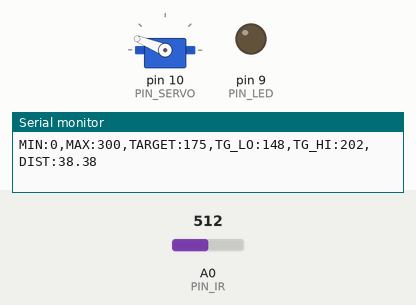
Recording of a sketch running on a simulated Arduino Uno, built with avr-gcc and run on an emulated ATmega328P. On the bench: servo, output pins drawn as LEDs (lit = HIGH), the last lines printed to the serial monitor. Inputs (shaded band) come from the test bench; at power-on: A0 (PIN_IR) = 512.

Above: at 1.2 s.
1.3 s: A0 (PIN_IR) set to 306
At 2.3 s:
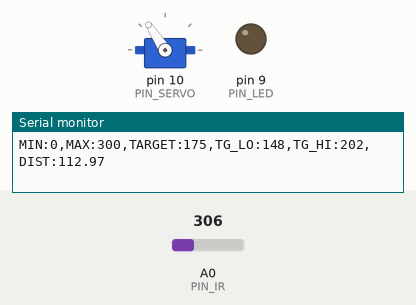
3.3 s: A0 (PIN_IR) set to 511
At 3.48 s:
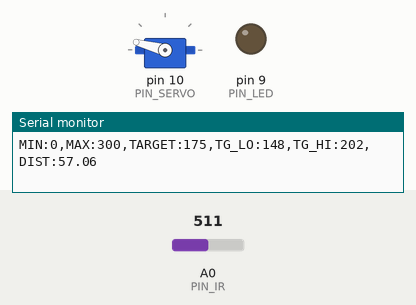
5.1 s: A0 (PIN_IR) set to 165
7.3 s: A0 (PIN_IR) set to 185
9.5 s: A0 (PIN_IR) set to 122
At 10.6 s:
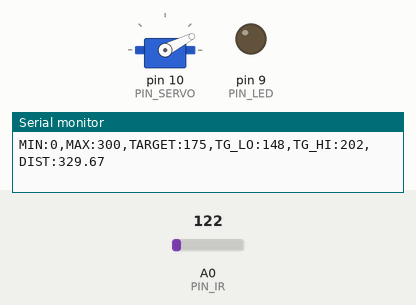
11.0 s: A0 (PIN_IR) set to 716
At 11.7 s:
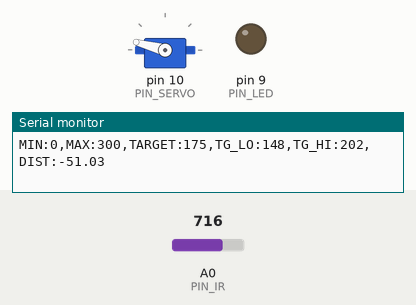
Timing chart, 0 to 13.5 s (numbered marks = the images above; inputs shaded):
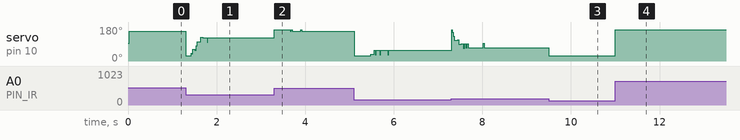

Measured:
- after the input at 3.3 s, servo on pin 10 (PIN_SERVO): 123° → 165° at once, → 158° 0.36 s later
- after the input at 9.5 s, servo on pin 10 (PIN_SERVO): 70° → 27° at once
- after the input at 11.0 s, servo on pin 10 (PIN_SERVO): 27° → 165° at once

The sketch:

26_PD_20233060.ino
```cpp
  #include <Servo.h>

// Arduino pin assignment
#define PIN_LED   9
#define PIN_SERVO 10
#define PIN_IR    A0

// Event interval parameters
#define _INTERVAL_DIST    20 // distance sensor interval (unit: ms)
#define _INTERVAL_SERVO   20 // servo interval (unit: ms)
#define _INTERVAL_SERIAL  80  // serial interval (unit: ms)

// EMA filter configuration for the IR distance sensor
#define _EMA_ALPHA 0.16    // EMA weight of new sample (range: 0 to 1)
                          // Setting EMA to 1 effectively disables EMA filter

// Servo adjustment - Set _DUTY_MAX, _NEU, _MIN with your own numbers
#define _DUTY_MAX 2250 // 2000
#define _DUTY_NEU 1520 // 1500
#define _DUTY_MIN 820 // 1000

#define _SERVO_ANGLE_DIFF  12.3  // Replace with |D - E| degree
#define _SERVO_SPEED       1000  // servo speed

// Target Distance
#define _DIST_TARGET    175 // Center of the rail (unit:mm)

// PID parameters
#define _KP 4.8  // proportional gain
#define _KD 240.0  // derivative gain
//#define _KI 0.0   // integral gain

// global variables

Servo myservo;      // Servo instance

float dist_ema;     // filtered distance

// Event periods
unsigned long last_sampling_time_dist, last_sampling_time_servo, last_sampling_time_serial; // unit: ms
bool event_dist, event_servo, event_serial; // event triggered?

// Servo speed control
int duty_chg_per_interval;     // maximum duty difference per interval

// Servo position
int duty_target, duty_current;

// PID variables
int error_current, error_prev;
float pterm, dterm, iterm;

void setup() {
  // initialize GPIO pins
  pinMode(PIN_LED,OUTPUT);

  myservo.attach(PIN_SERVO);
  duty_target = duty_current = _DUTY_NEU;
  myservo.writeMicroseconds(duty_current);

  // convert angle speed into duty change per interval
  duty_chg_per_interval =
    (float)(_DUTY_MAX - _DUTY_MIN) * ((float)_SERVO_SPEED / _SERVO_ANGLE_DIFF) * (_INTERVAL_SERVO / 1000.0);

  // initialize serial port
  Serial.begin(1000000);

  dist_ema = volt_to_distance(ir_sensor_filtered(20, 0.5, 0));
  error_current = error_prev = _DIST_TARGET - dist_ema;
}

void loop() {
  unsigned long time_current = millis();

  // wait until next event time
  if (time_current >= (last_sampling_time_dist + _INTERVAL_DIST)) {
    last_sampling_time_dist += _INTERVAL_DIST;
    event_dist = true;
  }
  if (time_current >= (last_sampling_time_servo + _INTERVAL_SERVO)) {
    last_sampling_time_servo += _INTERVAL_SERVO;
    event_servo = true;
  }
  if (time_current >= (last_sampling_time_serial + _INTERVAL_SERIAL)) {
    last_sampling_time_serial += _INTERVAL_SERIAL;
    event_serial = true;
  }

  if (event_dist) {
    float dist_filtered; // unit: mm
    int control;

    event_dist = false;

    // get a distance reading from the distance sensor
    dist_filtered = volt_to_distance(ir_sensor_filtered(20, 0.5, 0));
    dist_ema = _EMA_ALPHA * dist_filtered + (1.0 - _EMA_ALPHA) * dist_ema;

   // PID control logic
    error_current = _DIST_TARGET - dist_ema;

    pterm = _KP * error_current;
    dterm = _KD * (error_current - error_prev);

    //if((dist_ema>169)&&(dist_ema<195)) {
      //dterm = 230 * (error_current - error_prev);
      //pterm = 2.9 * error_current;
    //}
    //else {
     // dterm = _KD * (error_current - error_prev);
      //pterm = _KP * error_current;
  //  }


    control = pterm + dterm /* + iterm*/;
    error_prev = error_current;

    duty_target = _DUTY_NEU + control;

    // Limit duty_target within the range of [_DUTY_MIN, _DUTY_MAX]
    if (duty_target < _DUTY_MIN)
      duty_target = _DUTY_MIN; // lower limit
    if (duty_target > _DUTY_MAX)
      duty_target = _DUTY_MAX; // upper limit
  }

  if (event_servo) {
    event_servo = false;

    // adjust duty_current toward duty_target by duty_chg_per_interval
    if (duty_target > duty_current) {
      duty_current += duty_chg_per_interval;
      if (duty_current > duty_target)
        duty_current = duty_target;
    } else {
      duty_current -= duty_chg_per_interval;
      if (duty_current < duty_target)
        duty_current = duty_target;
    }

    // update servo position
    myservo.writeMicroseconds(duty_current);
  }

  if (event_serial) {
    event_serial = false;

    // use for debugging
    if (0) {
      Serial.print(",ERROR:"); Serial.print(error_current);
      Serial.print(",pterm:"); Serial.print(pterm);
      Serial.print(",dterm:"); Serial.print(dterm);
      Serial.print(",duty_target:"); Serial.print(duty_target);
      Serial.print(",duty_current:"); Serial.print(duty_current);
    }
    Serial.print("MIN:0,MAX:300,TARGET:175,TG_LO:148,TG_HI:202,DIST:");
    Serial.println(dist_ema);
  }
}

float volt_to_distance(int a_value)
{
  // Replace next line into your own equation
  // return (6762.0 / (a_value - 9) - 4.0) * 10.0;
  return 625 - a_value * 3.06 + 5.71*0.001 * pow(a_value, 2) - 3.85*0.000001*pow(a_value, 3) ;
}

int compare(const void *a, const void *b) {
  return (*(unsigned int *)a - *(unsigned int *)b);
}

unsigned int ir_sensor_filtered(unsigned int n, float position, int verbose)
{
  // Eliminate spiky noise of an IR distance sensor by repeating measurement and taking a middle value
  // n: number of measurement repetition
  // position: the percentile of the sample to be taken (0.0 <= position <= 1.0)
  // verbose: 0 - normal operation, 1 - observing the internal procedures, and 2 - calculating elapsed time.
  // Example 1: ir_sensor_filtered(n, 0.5, 0) => return the median value among the n measured samples.
  // Example 2: ir_sensor_filtered(n, 0.0, 0) => return the smallest value among the n measured samples.
  // Example 3: ir_sensor_filtered(n, 1.0, 0) => return the largest value among the n measured samples.

  // The output of Sharp infrared sensor includes lots of spiky noise.
  // To eliminate such a spike, ir_sensor_filtered() performs the following two steps:
  // Step 1. Repeat measurement n times and collect n * position smallest samples, where 0 <= postion <= 1.
  // Step 2. Return the position'th sample after sorting the collected samples.

  // returns 0, if any error occurs

  unsigned int *ir_val, ret_val;
  unsigned int start_time;

  if (verbose >= 2)
    start_time = millis();

  if ((n == 0) || (n > 100) || (position < 0.0) || (position > 1))
    return 0;

  if (position == 1.0)
    position = 0.999;

  if (verbose == 1) {
    Serial.print("n: "); Serial.print(n);
    Serial.print(", position: "); Serial.print(position);
    Serial.print(", ret_idx: ");  Serial.println((unsigned int)(n * position));
  }

  ir_val = (unsigned int *)malloc(sizeof(unsigned int) * n);
  if (ir_val == NULL)
    return 0;

  if (verbose == 1)
    Serial.print("IR:");

  for (int i = 0; i < n; i++) {
    ir_val[i] = analogRead(PIN_IR);
    if (verbose == 1) {
        Serial.print(" ");
        Serial.print(ir_val[i]);
    }
  }

  if (verbose == 1)
    Serial.print  ("  => ");

  qsort(ir_val, n, sizeof(unsigned int), compare);
  ret_val = ir_val[(unsigned int)(n * position)];

  if (verbose == 1) {
    for (int i = 0; i < n; i++) {
        Serial.print(" ");
        Serial.print(ir_val[i]);
    }
    Serial.print(" :: ");
    Serial.println(ret_val);
  }
  free(ir_val);

  if (verbose >= 2) {
    Serial.print("Elapsed time: "); Serial.print(millis() - start_time); Serial.println("ms");
  }

  return ret_val;
}
```
